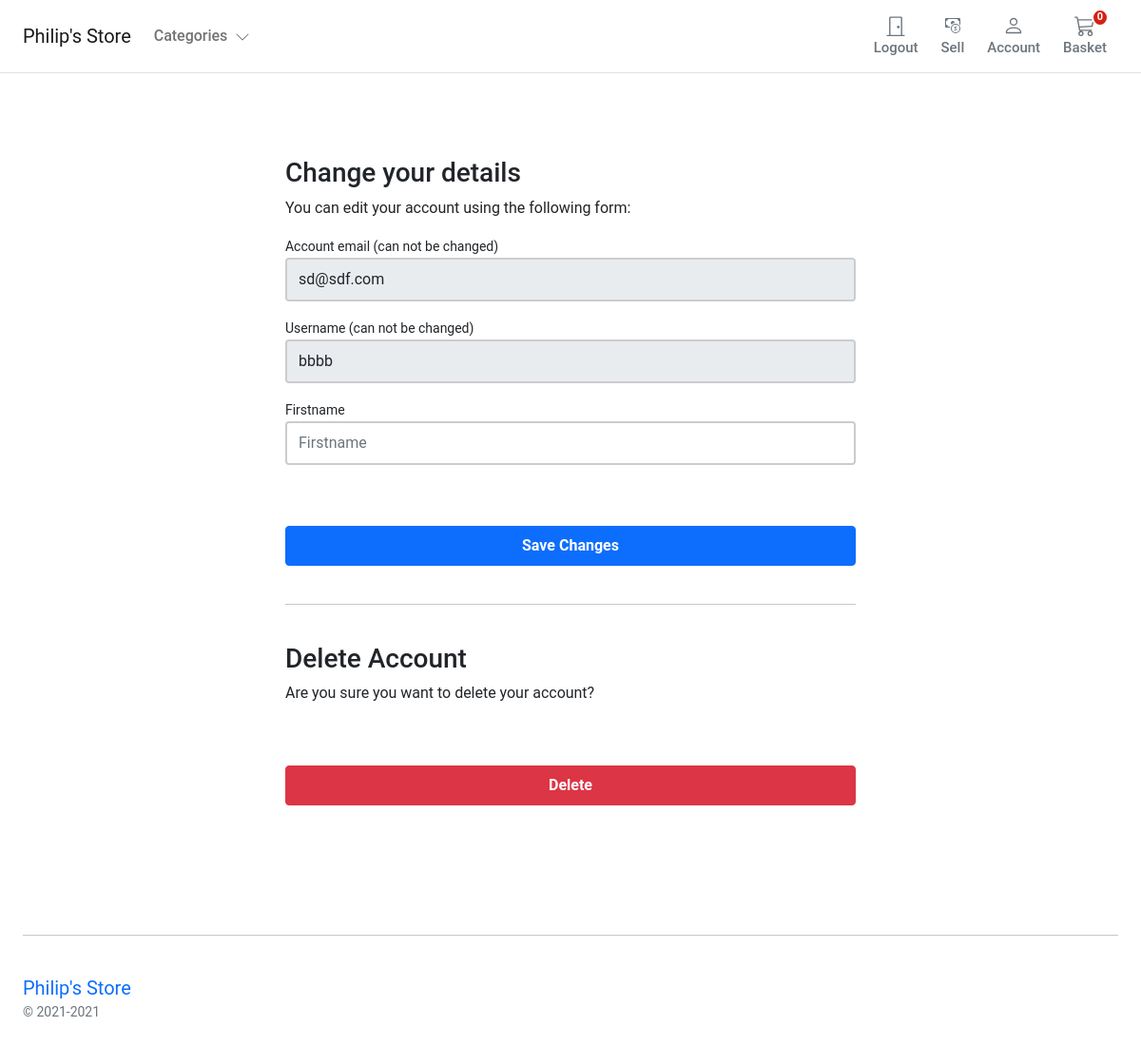
/account/profile/edit/ (signed in), run on an earlier commit of the app's database.
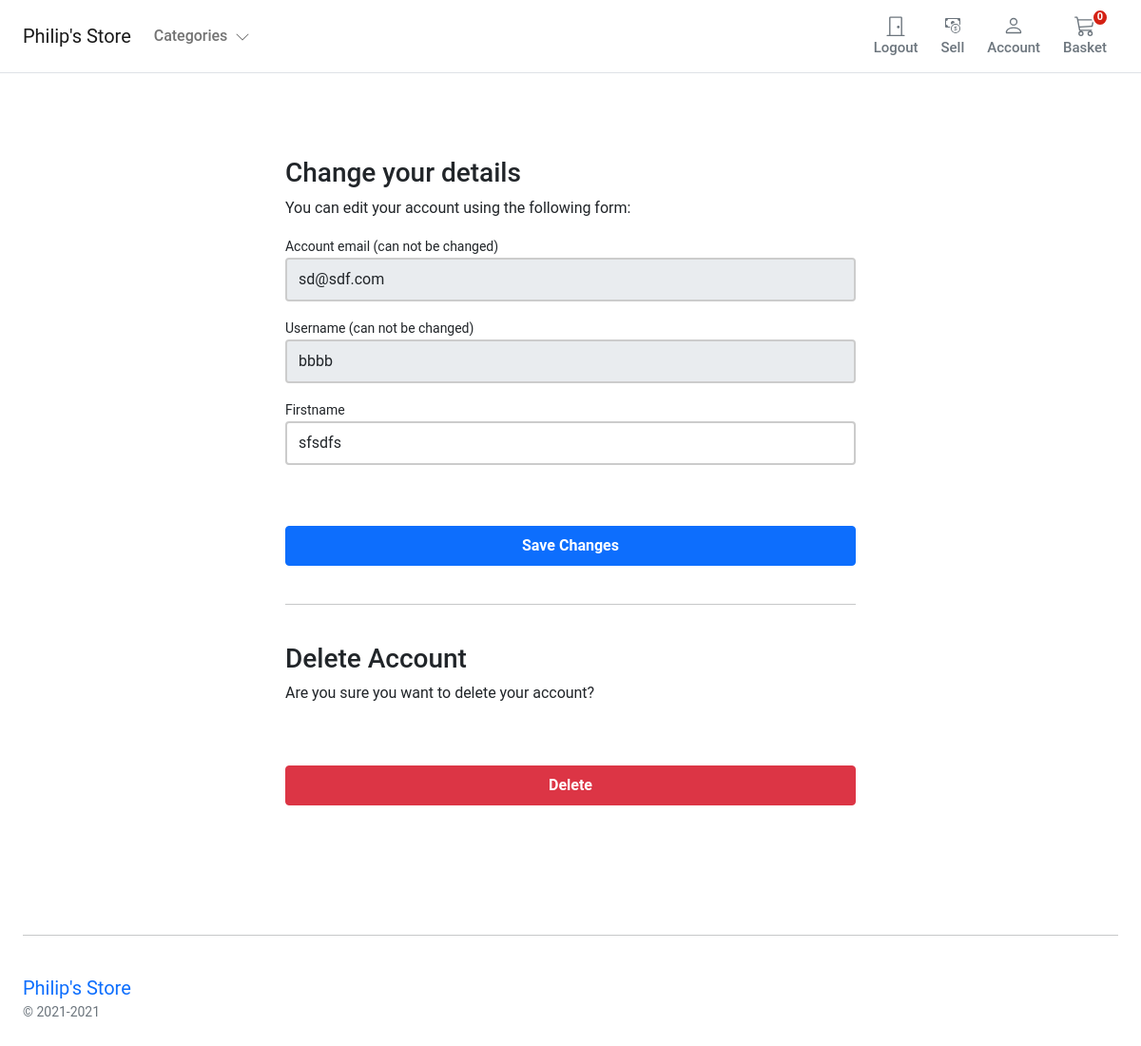
And on a later commit of the database.
### account/models.py (models this page shows, shortened)
class UserBase(AbstractBaseUser, PermissionsMixin):
    email = models.EmailField(_('email address'), unique=True)
    user_name = models.CharField(max_length=150, unique=True)
    first_name = models.CharField(max_length=150, blank=True)
    about = models.TextField(_('about'), max_length=500, blank=True)
    phone_number = models.CharField(max_length=15, blank=True)
    postcode = models.CharField(max_length=12, blank=True)
    address_line_1 = models.CharField(max_length=150, blank=True)
    address_line_2 = models.CharField(max_length=150, blank=True)
    town_city = models.CharField(max_length=150, blank=True)
    is_active = models.BooleanField(default=False)
    is_staff = models.BooleanField(default=False)
    created = models.DateTimeField(auto_now_add=True)
    updated = models.DateTimeField(auto_now=True)
    objects = CustomAccountManager()
    USERNAME_FIELD = 'email'
    REQUIRED_FIELDS = ['user_name']
    class Meta:
        verbose_name = "Accounts"
        verbose_name_plural = "Accounts"

### account/views.py (the view)
# urls.py: path('profile/edit/', views.edit_details, name='edit_details'),
@login_required
def edit_details(request):
    if request.method == 'POST':
        user_form = UserEditForm(instance=request.user, data=request.POST)
        if user_form.is_valid():
            user_form.save()
    else:
        user_form = UserEditForm(instance=request.user)
    return render(request, 'account/user/edit_details.html', {'user_form': user_form})

### account/forms.py
class UserEditForm(forms.ModelForm):
    email = forms.EmailField(
        label='Account email (can not be changed)', max_length=200, widget=forms.TextInput(
            attrs={'class': 'form-control mb-3', 'placeholder': 'email', 'id': 'form-email', 'readonly': 'readonly'}))
    user_name = forms.CharField(
        label='Username (can not be changed)', min_length=4, max_length=50, widget=forms.TextInput(
            attrs={'class': 'form-control mb-3', 'placeholder': 'Username', 'id': 'form-username', 'readonly': 'readonly'}))
    first_name = forms.CharField(
        label='Firstname', min_length=4, max_length=50, widget=forms.TextInput(
            attrs={'class': 'form-control mb-3', 'placeholder': 'Firstname', 'id': 'form-firstname'}))
    class Meta:
        model = UserBase
        fields = ('email', 'user_name', 'first_name',)
    def __init__(self, *args, **kwargs):
        super().__init__(*args, **kwargs)
        self.fields['user_name'].required = True
        self.fields['email'].required = True

### basket/basket.py (called while the page is built)
    def __len__(self):
        return sum(item['qty'] for item in self.basket.values())

### basket/context_processors.py (called while the page is built)
def basket(request):
    return {'basket': Basket(request)}

### templates/account/user/edit_details.html (shortened to what this page needs)
{% extends "../../store/base.html" %}
{% block content %}
<div class="container-fluid">
    <div class="row no-gutter">
        <div class="col-md-12">
            <div class="login d-flex align-items-center py-5">
                <div class="container">
                    <div class="row">
                        <div class="col-12 col-lg-7  mx-auto">
                <form class="account-form px-4 pt-4" method="post" enctype="multipart/form-data">
                    {% if user_form.is_valid and profile_form.is_valid  %}
                    <div class="alert alert-primary" role="alert">
                        Details successfully updated!
                    </div>
                    <p class="small text-center pt-0">
                        <a href="{% url "account:dashboard" %}">Back to Dashboard</a>
                    </p>
                    {%else%}
                    <h3>Change your details</h3>
                    <p>You can edit your account using the following form:</p>
                    {% endif %}
                    <label class="small font-weight-bold">{{ user_form.email.label}}</label>
                    {{ user_form.email }}
                    <label class="small font-weight-bold">{{ user_form.user_name.label}}</label>
                    {{ user_form.user_name }}
                    <label class="small font-weight-bold">{{ user_form.first_name.label}}</label>
                    {{ user_form.first_name }}
                    <button class="btn btn-primary btn-block py-2 mb-4 mt-5 fw-bold w-100" type="submit"
                        value="Save changes">Save Changes</button>
                    <hr class="mb-3">
                </form>
                     <form class="account-form px-4" action="{% url "account:delete_user" %}" method="post">
                        <p class=" h3 pt-4 font-weight-bold">Delete Account</p>
                        <p>Are you sure you want to delete your account?</p>
                        <button type="submit" role="button"
                            class="btn btn-danger btn-block py-2 mb-4 mt-5 fw-bold w-100">Delete</button>
                    </form>
                        </div>
                    </div>
                </div>
            </div>
        </div>
    </div>
</div>
{% endblock %}

What changed in the data, as far as the page shows it:
changed UserBase "sd@sdf.com": first_name (not shown) → "sfsdfs"
